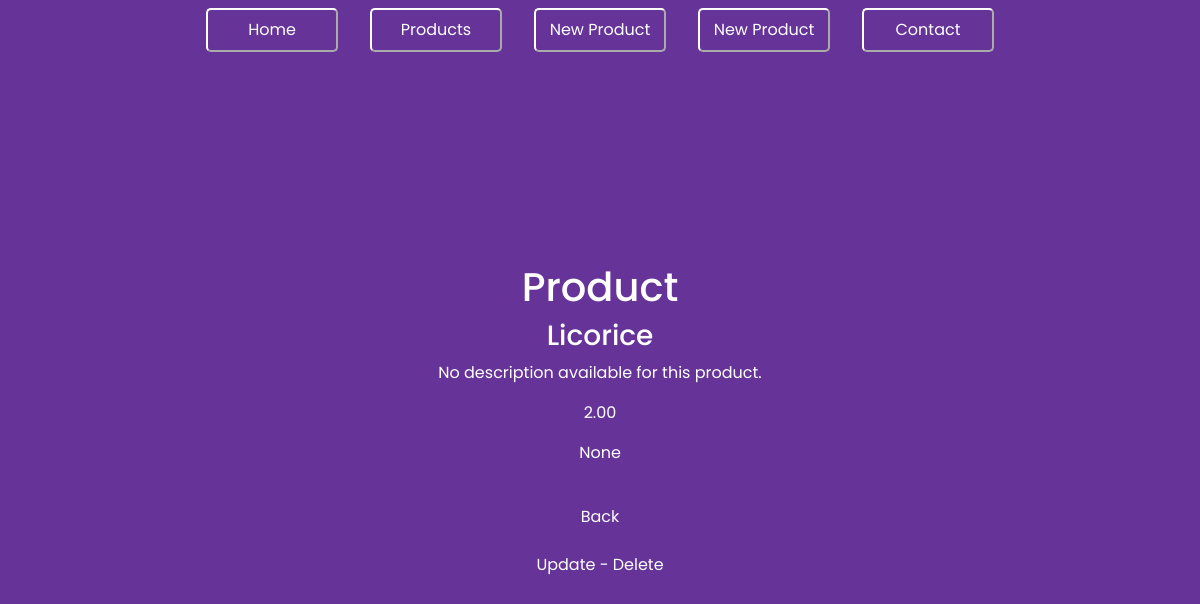
The app's page /products/3 with its own data.
### products/models.py (models this page shows)
class Product(models.Model):
    title = models.CharField(max_length=120)
    description = models.TextField(default='No description available for this product.')
    price = models.DecimalField(max_digits=10, decimal_places=2)
    summary = models.TextField(blank=True, null=True)
    featured = models.BooleanField(default=False)
    def get_absolute_url(self):
        return reverse("products:products-detail", kwargs={"product_id": self.id})

### products/views.py (the view)
# urls.py: path('<int:product_id>', products_detail, name='products-detail'),
def products_detail(request, product_id, *args, **kwargs):
    context = {
        "product": Product.objects.get(id=product_id)
    }
    return render(request, "product/detail.html", context)

### products/templates/product/detail.html (shortened to what this page needs)
{% extends 'base.html' %}
{% block content %}
    <h1>Product</h1>
    <h3>{{ product.title }}</h3>
    <p>{{ product.description }}</p>
    <p>{{ product.price }}</p>
    <p>{% if product.summary != '' %}{{ product.summary }}{% else %}No summary.{% endif %}</p>
    <br>
    <a href="/products">Back</a>
    <br>
    <div>
        <a href="{{ product.get_absolute_url }}/update/">Update</a>
        -
        <form id="del-form" action="{{ product.get_absolute_url }}/delete/" method="post">
            <a id="del" onclick="this.closest('form').submit()">Delete</a>
        </form>
    </div>
{% endblock %}

### templates/static/css/style.css (style rules this page uses)
* { font-family: "Poppins", sans-serif; margin: 0; background-color: rebeccapurple; color: white; }
a { color: white; text-decoration: none; }
#del-form { display: inline-block }
form { text-align: center; }
::placeholder, textarea { color: white; opacity: 1; }

### records on screen
Product: title "Licorice", description "No description available for this product.", price "2.00", summary "None"
